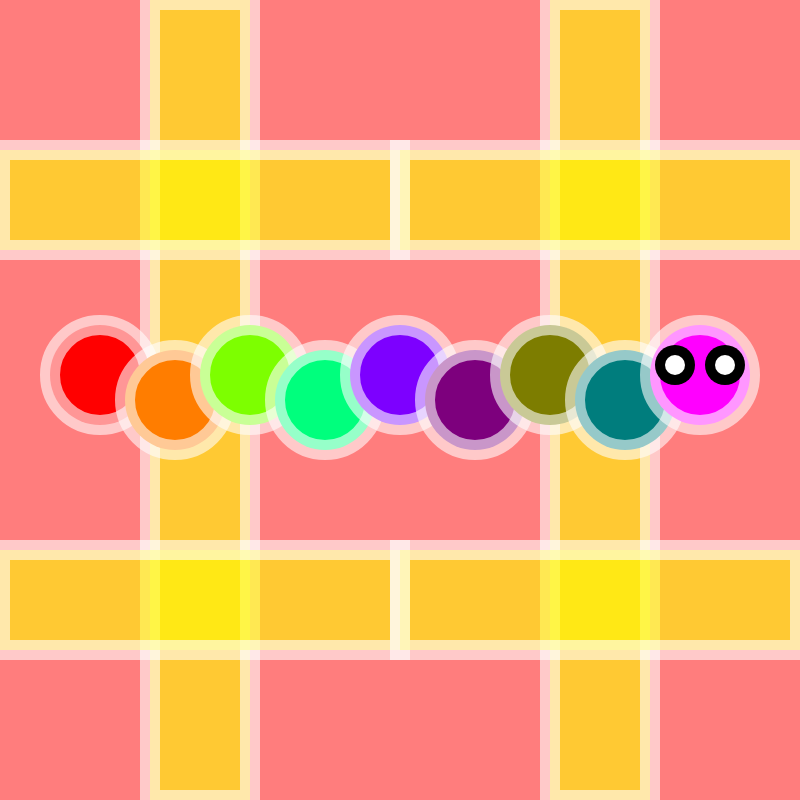
Frame 1 (no input)
Frame 60 (no input): identical to frame 1, image omitted
Frame 120 (the mouse pressed at the canvas centre since frame 60): identical to frame 1, image omitted

The p5.js sketch that drew this single still picture (run headless with seeded random() and noise() and a simulated clock; from frame 60 on, the mouse is pressed at the canvas centre):

// p5.js sketch
// ── sketch.js
function setup() {
    createCanvas(800, 800);
    strokeWeight(20);
}

function draw() {
    // background design
    background(255, 125, 125);

    stroke(255, 255, 255, 150)
    // sets the stroke

    fill(255, 255, 0, 150);
    rectMode(CENTER);
    // uses RGB(A) to make centre brighter, as well as centers the coordinates
    rect(200, 200, 100, 400);
    rect(200, 200, 400, 100);

    rect(600, 200, 100, 400);
    rect(600, 200, 400, 100);

    rect(200, 600, 100, 400);
    rect(200, 600, 400, 100);

    rect(600, 600, 100, 400);
    rect(600, 600, 400, 100);

    // start of the body
    stroke(255, 255, 255 ,150);

    fill(255, 0, 0);
    circle(100, 375, 100);

    fill(255, 125, 0);
    circle(175, 400, 100);

    fill(125, 255, 0);
    circle(250, 375, 100);

    fill(0, 255, 125);
    circle(325, 400, 100);

    fill(125, 0, 255);
    circle(400, 375, 100);

    fill(125, 0, 125);
    circle(475, 400, 100);

    fill(125, 125, 0);
    circle(550, 375, 100);

    fill(0, 125, 125);
    circle(625, 400, 100);

    fill(255, 0, 255);
    circle(700, 375, 100);

    // the eyes

    noStroke();
    fill(0);
    circle(675, 365, 40);
    circle(725, 365, 40);

    fill(255);
    circle(675, 365, 20);
    circle(725, 365, 20);
}
